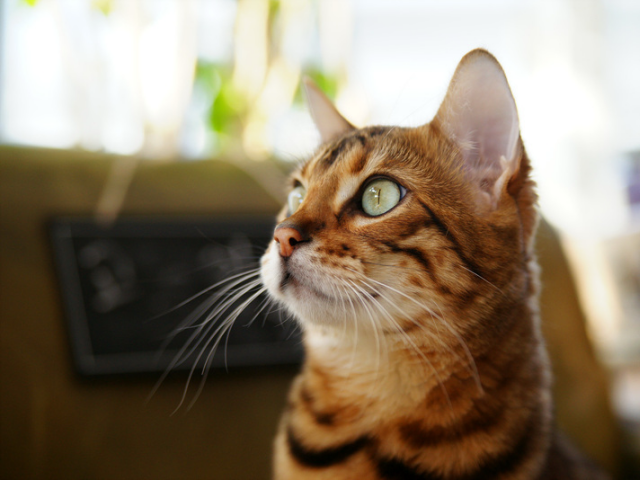
#> input picture sources/9장/images/cat.bmp, 640 x 480 px
$ python ex9-8.py
#> lines starting #> are read from the running program, lines starting #| are printed output that depends on the picture
import cv2
import matplotlib.pyplot as plt

img = cv2.imread('images/cat.bmp')
#> img is the input picture: shape (480, 640, 3); mean B, G, R 104.5, 125.6, 140.8
cv2.imshow('img', img)
color = ('b', 'g', 'r')

for i in range(3):
    hist = cv2.calcHist([img], [i], None, [100], [0, 256])
    plt.plot(hist, color = color[i])
    print(hist.max(), hist.min(), hist.mean())
#> this loop made 3 passes
#| 18212.0 524.0 3072.0
#| 18063.0 260.0 3072.0
#| 15302.0 177.0 3072.0

plt.show()
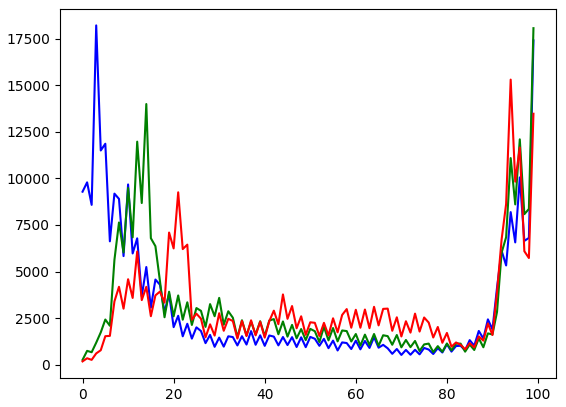
#> figure drawn by matplotlib, 1 panel; curve peaks at x = 3, y = 18212; curve peaks at x = 99, y = 18063; curve peaks at x = 94, y = 15302

$ run again, with sources/9장/images/bufs.jpg saved as sources/9장/images/cat.bmp
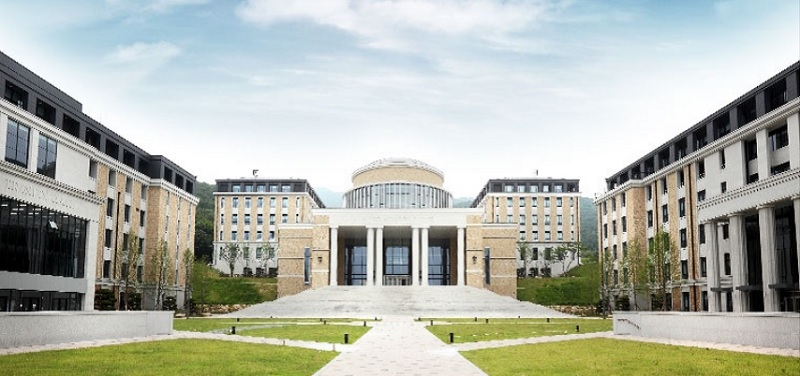
#> input picture sources/9장/images/bufs.jpg, 800 x 376 px
#> img is the input picture: shape (376, 800, 3); mean B, G, R 170.3, 180.5, 176.2
#> the loop `for i in range(3):` made 3 passes
#| 14793.0 873.0 3008.0
#| 14229.0 666.0 3008.0
#| 9744.0 776.0 3008.0
#> `plt.show()`:
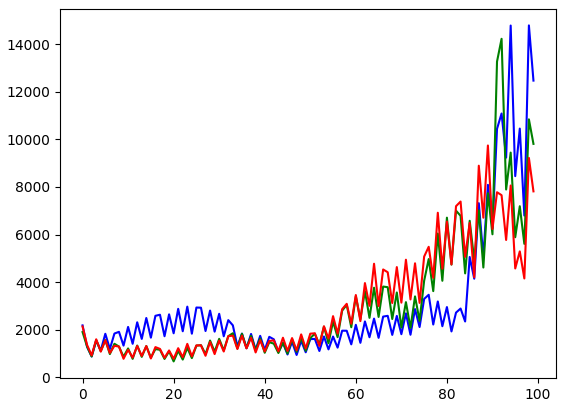
#> figure drawn by matplotlib, 1 panel; curve peaks at x = 98, y = 14793; curve peaks at x = 92, y = 14229; curve peaks at x = 89, y = 9744

$ run again, with sources/9장/images/circle.jpg saved as sources/9장/images/cat.bmp
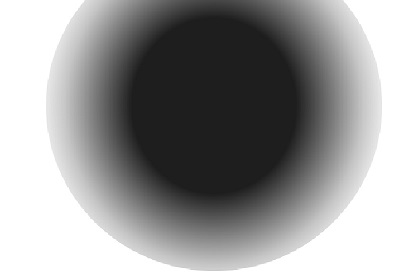
#> input picture sources/9장/images/circle.jpg, 400 x 274 px
#> img is the input picture: shape (274, 400, 3); min 27, max 255, mean 149.4
#> the loop `for i in range(3):` made 3 passes
#| 32252.0 0.0 1096.0
#| 32252.0 0.0 1096.0
#| 32252.0 0.0 1096.0
#> `plt.show()`:
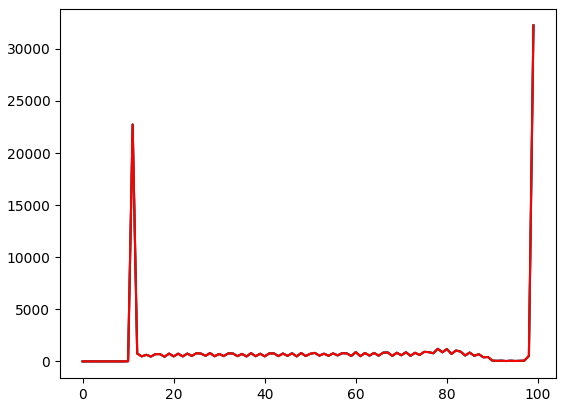
#> figure drawn by matplotlib, 1 panel; curve peaks at x = 99, y = 32252; curve peaks at x = 99, y = 32252; curve peaks at x = 99, y = 32252
